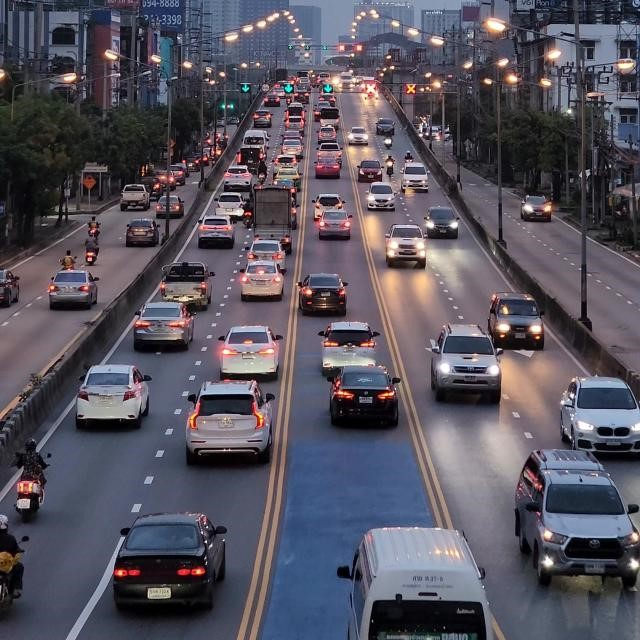
#> input picture Image_process/car.jpg, 640 x 640 px, found by its file name
$ python his_hitcomp_eval1.py
#> lines starting #> are read from the running program, lines starting #| are printed output that depends on the picture
import cv2
import numpy as np
import matplotlib.pyplot as plt

# Define the path to your single image using raw string literal
imgpath = r'C:\Users\RESHIHA\Downloads\car.jpg'

# Read the image using OpenCV
img = cv2.imread(imgpath, cv2.IMREAD_GRAYSCALE)  # Read as grayscale
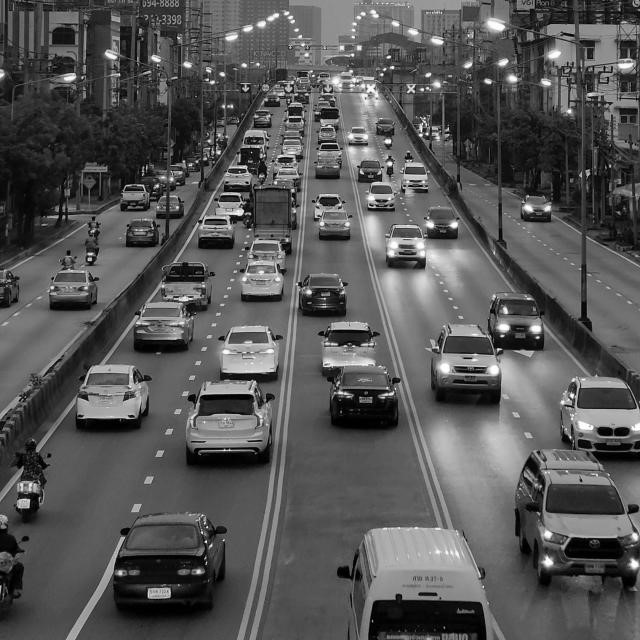
#> img: shape (640, 640); min 0, max 255, mean 85.8

# Check if the image was loaded successfully
if img is not None:
    # Calculate the original histogram
    hist_original = cv2.calcHist([img], [0], None, [256], [0, 256])
#> hist_original = 256 values, max 5577 at index 87, min 44 at index 229, mean 1600

    # Apply histogram equalization
    equalized_image = cv2.equalizeHist(img)
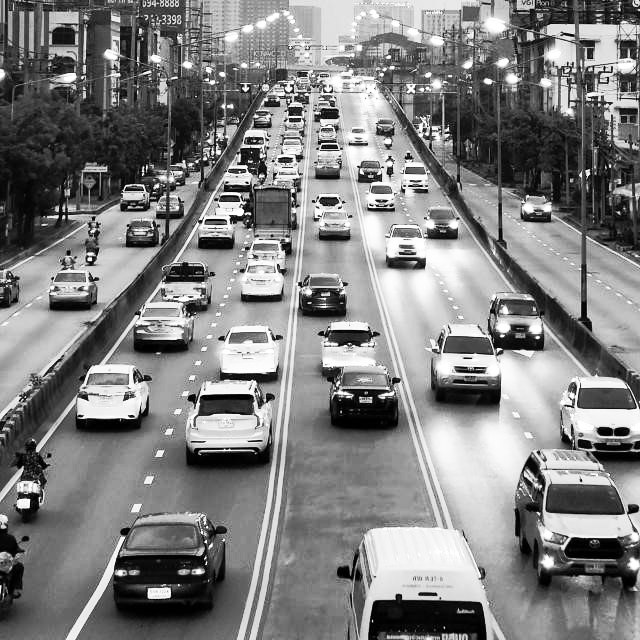
#> equalized_image: shape (640, 640); min 0, max 255, mean 128

    # Calculate the histogram of the equalized image
    hist_equalized = cv2.calcHist([equalized_image], [0], None, [256], [0, 256])
#> hist_equalized = 256 values, max 5577 at index 135, min 0 at index 9, mean 1600

    # Define the target histogram (adjust as needed)
    target_hist = np.array([10] * 256, dtype=np.uint8)

    # Perform histogram matching
    matched_image = cv2.LUT(equalized_image, target_hist)
#> matched_image: shape (640, 640); every value is 10

    # Calculate the histogram of the matched image
    hist_matched = cv2.calcHist([matched_image], [0], None, [256], [0, 256])
#> hist_matched = 256 values, max 409600 at index 10, min 0 at index 0, mean 1600

    # Display the histograms and images
    plt.figure(figsize=(15, 4))

    # Original Histogram
    plt.subplot(131)
    plt.plot(hist_original)
    plt.title("Original Histogram")
    plt.xlabel("Pixel Value")
    plt.ylabel("Frequency")

    # Histogram Equalization
    plt.subplot(132)
    plt.plot(hist_equalized)
    plt.title("Histogram Equalization")
    plt.xlabel("Pixel Value")
    plt.ylabel("Frequency")

    # Histogram Matching
    plt.subplot(133)
    plt.plot(hist_matched)
    plt.title("Histogram Matching")
    plt.xlabel("Pixel Value")
    plt.ylabel("Frequency")

    plt.tight_layout()
    plt.show()
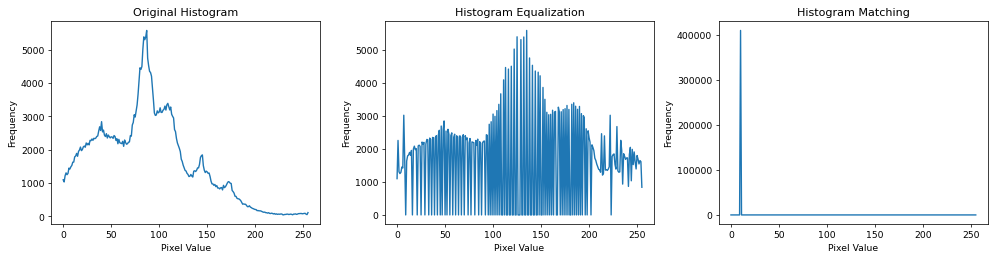
#> figure drawn by matplotlib, 3 panels; panel 1: curve peaks at x = 87, y = 5577; panel 2: curve peaks at x = 135, y = 5577; panel 3: curve peaks at x = 10, y = 409600
else:
    print("Error: Could not read the image")

$ run again, with Image_process/eroded_image.jpg copied over Image_process/car.jpg
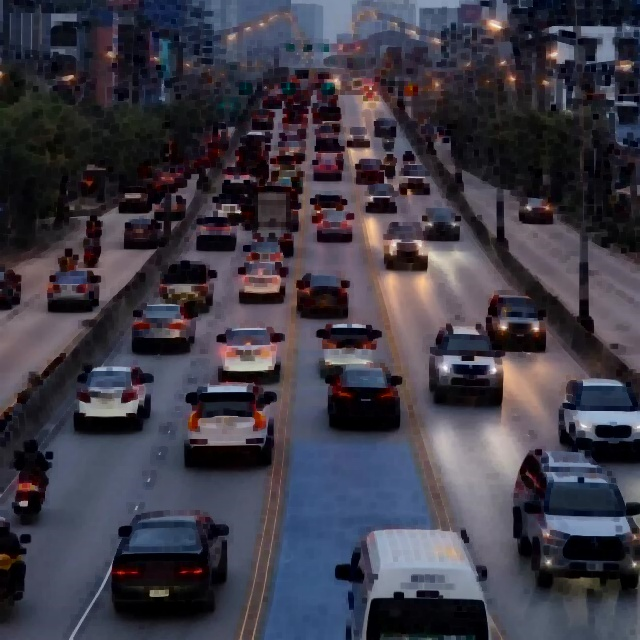
#> input picture Image_process/eroded_image.jpg, 640 x 640 px, found by its file name
#> hist_original = 256 values, max 5646 at index 1, min 0 at index 227, mean 1600
#> `equalized_image = cv2.equalizeHist(img)`:
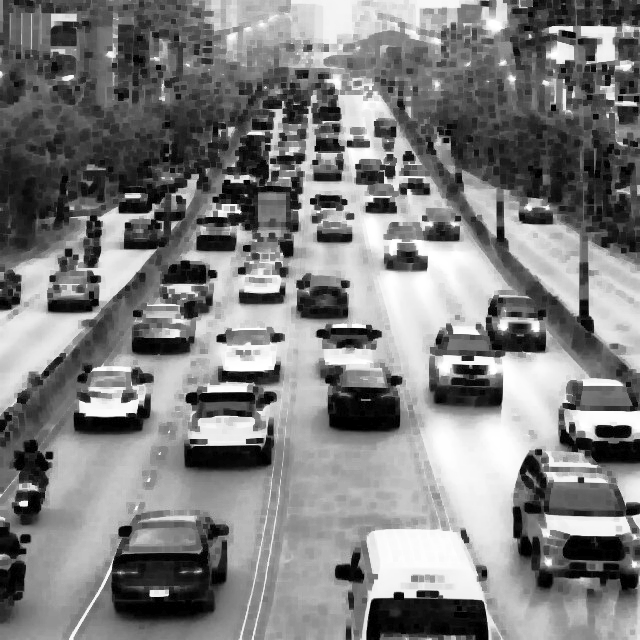
#> equalized_image: shape (640, 640); min 0, max 255, mean 126.8
#> hist_equalized = 256 values, max 5646 at index 4, min 0 at index 1, mean 1600
#> matched_image: shape (640, 640); every value is 10
#> hist_matched = 256 values, max 409600 at index 10, min 0 at index 0, mean 1600
#> `plt.show()`:
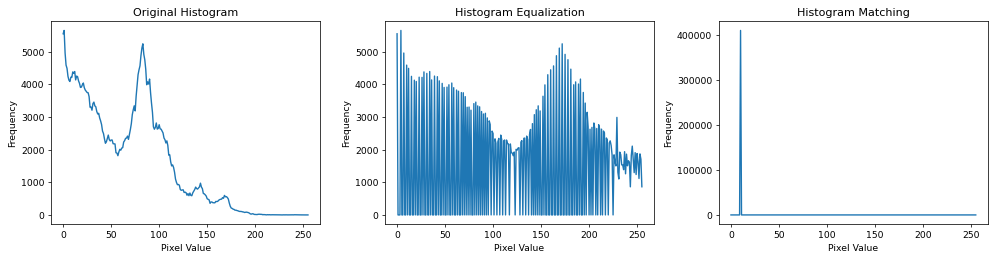
#> figure drawn by matplotlib, 3 panels; panel 1: curve peaks at x = 1, y = 5646; panel 2: curve peaks at x = 4, y = 5646; panel 3: curve peaks at x = 10, y = 409600
